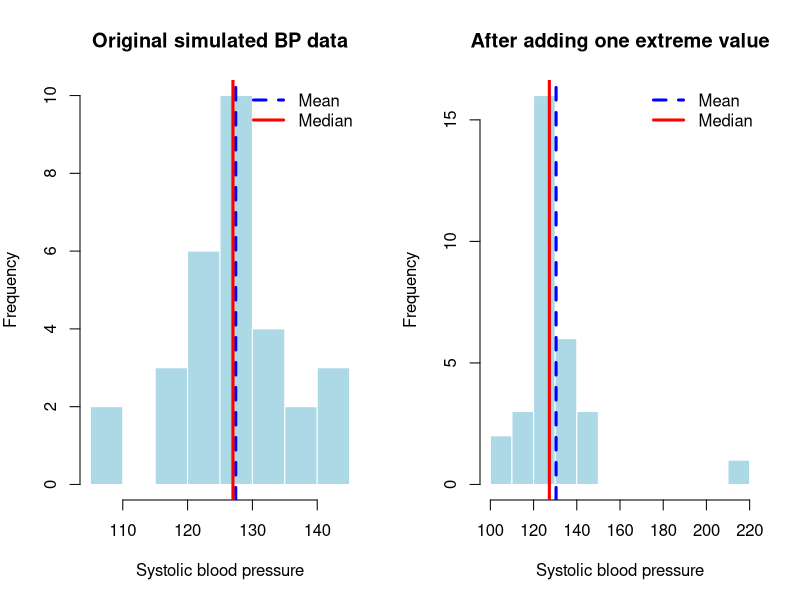

The R script that drew this image:
# Created by: Mahdi Akbarzadeh
# Purpose: Activity for mean, median, skewness, and outliers.
#
# Question:
# How does an extreme value affect the mean and median of a medical variable?
#
# Key idea:
# The mean uses every value and is sensitive to extreme observations.
# The median is based on rank order and is more resistant to outliers.
#
# Data note:
# The teaching dataset is generated inside this script.
# No external data file is required.

set.seed(2026)

cat("Medical Biostatistics Lab - Activity 01\n")
cat("Topic: Mean, median, skewness, and outliers\n")
cat("Created by: Mahdi Akbarzadeh\n\n")

# ------------------------------------------------------------
# 1) Simulate a small systolic blood pressure dataset
# ------------------------------------------------------------

systolic_bp <- round(rnorm(n = 30, mean = 128, sd = 8), 1)
systolic_bp_with_outlier <- c(systolic_bp, 220)

# ------------------------------------------------------------
# 2) Compute summaries
# ------------------------------------------------------------

summary_table <- data.frame(
  scenario = c("Original data", "With one extreme high value"),
  n = c(length(systolic_bp), length(systolic_bp_with_outlier)),
  mean = c(mean(systolic_bp), mean(systolic_bp_with_outlier)),
  median = c(median(systolic_bp), median(systolic_bp_with_outlier)),
  sd = c(sd(systolic_bp), sd(systolic_bp_with_outlier))
)

cat("Summary table:\n")
print(summary_table)

# ------------------------------------------------------------
# 3) Create output folder and save the figure
# ------------------------------------------------------------

output_dir <- file.path(getwd(), "activity_outputs")
if (!dir.exists(output_dir)) {
  dir.create(output_dir, recursive = TRUE)
}

output_file <- file.path(output_dir, "activity-01-mean-median-skewness.png")

png(output_file, width = 1100, height = 520)
par(mfrow = c(1, 2), mar = c(5, 4, 4, 2))

hist(
  systolic_bp,
  breaks = 10,
  main = "Original simulated BP data",
  xlab = "Systolic blood pressure",
  col = "lightblue",
  border = "white"
)
abline(v = mean(systolic_bp), col = "blue", lwd = 3, lty = 2)
abline(v = median(systolic_bp), col = "red", lwd = 3)
legend(
  "topright",
  legend = c("Mean", "Median"),
  col = c("blue", "red"),
  lwd = 3,
  lty = c(2, 1),
  bty = "n"
)

hist(
  systolic_bp_with_outlier,
  breaks = 12,
  main = "After adding one extreme value",
  xlab = "Systolic blood pressure",
  col = "lightblue",
  border = "white"
)
abline(v = mean(systolic_bp_with_outlier), col = "blue", lwd = 3, lty = 2)
abline(v = median(systolic_bp_with_outlier), col = "red", lwd = 3)
legend(
  "topright",
  legend = c("Mean", "Median"),
  col = c("blue", "red"),
  lwd = 3,
  lty = c(2, 1),
  bty = "n"
)

dev.off()

cat("\nFigure saved to:\n")
cat(normalizePath(output_file, mustWork = FALSE), "\n")

# ------------------------------------------------------------
# 4) Student interpretation task
# ------------------------------------------------------------

cat("\nStudent interpretation task:\n")
cat("1. Which summary changed more after adding the extreme value: mean or median?\n")
cat("2. In a skewed medical variable, would you report mean ± SD or median (IQR)? Why?\n")
